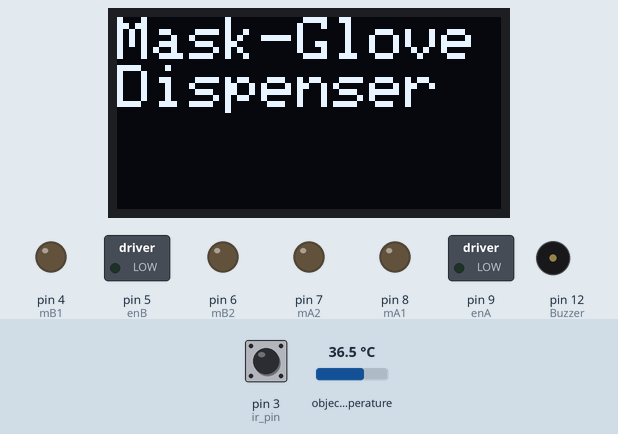
Recording of a sketch running on a simulated Arduino Uno, built with avr-gcc and run on an emulated ATmega328P. On the bench: 128×64 one-colour display, switched loads named in the sketch (green lamp = pin HIGH), output pins drawn as LEDs (lit = HIGH), buzzer (waves = sounding). The test bench sets the inputs (shaded band); at power-on: pin 3 (ir_pin) HIGH, object temperature 36.5 °C. What the sketch prints to the serial monitor is not drawn.

Above: at 1.2 s.
1.3 s: pin 3 (ir_pin) driven LOW
At 1.7 s:
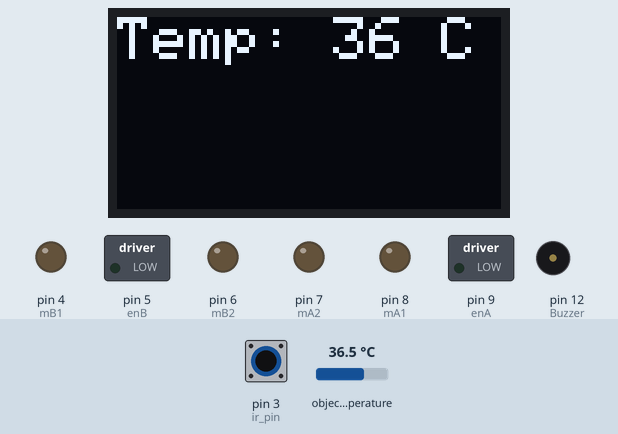
2.8 s: object temperature set to 37.6 °C
At 3.5 s:
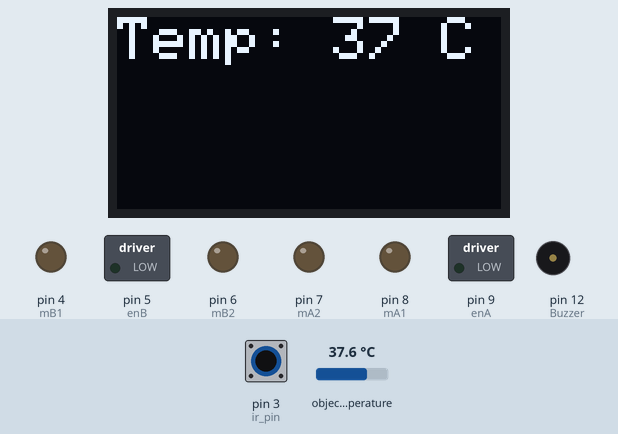
5.8 s: object temperature set to 38.4 °C
7.3 s: pin 3 (ir_pin) driven HIGH
At 8.5 s:
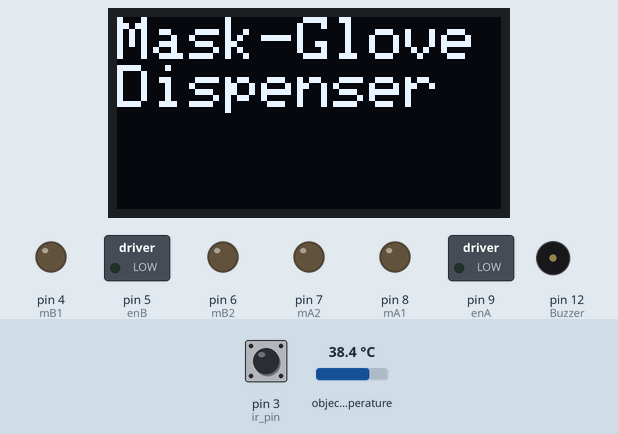
8.8 s: pin 3 (ir_pin) pulsed LOW 2 times (0.12 s each, 0.3 s apart)
At 13.4 s:
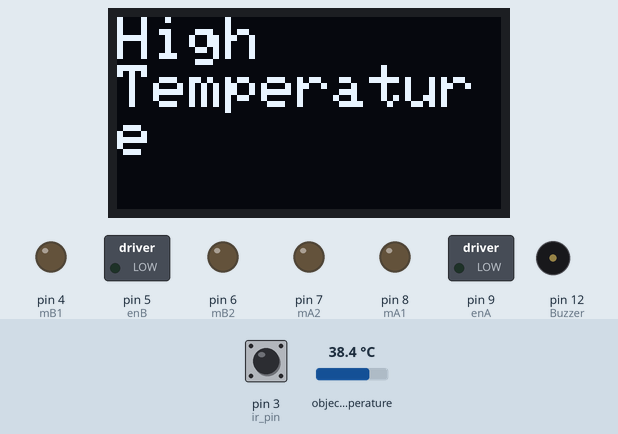
Timing chart, 0 to 14.9 s (numbered marks = the images above; inputs shaded):
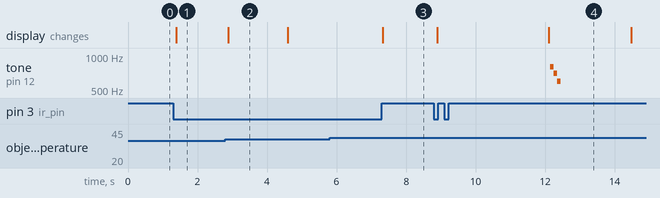

The sketch:

mask-glove-dispense.ino
```cpp
//Written on Fri Mar 05 by nannigalaxy
//Example for Gesture navigation with menu (Mask Glove Dispenser)

#include <Adafruit_APDS9960.h>
#include <Adafruit_SH1106.h>
#include <Adafruit_MLX90614.h>

Adafruit_MLX90614 temp = Adafruit_MLX90614();

Adafruit_APDS9960 apds;
Adafruit_SH1106 display(-1);

#define timeout 120
#define temp_time 40
#define temp_threshold 38
#define len 3
#define mSpeed 150

// symbol character hex
#define aup  0x1e
#define adown  0x1f
#define aright  0x10
#define aleft  0x11

//#### PINS #######

//ultrasonar
#define echoPin 10 // attach pin D5 Arduino to pin Echo of HC-SR04
#define trigPin 11 //attach pin D6 Arduino to pin Trig of HC-SR04
#define d_threshold 10 // distance detect in cm
int duration; // variable for the duration of sound wave travel
int distance; // variable for the distance measurement

//ir
#define ir_pin 3

// Motor A
#define enA  9
#define mA1  8
#define mA2  7
// Motor B
#define enB  5
#define mB1  4
#define mB2  6

//buzzer
#define Buzzer 12

//###### Global variables #######

uint8_t motors_en[] = {enA,enB};
uint8_t motors[] = {mA1,mA2,mB1,mB2};
bool temp_flag;
uint8_t fg;
uint8_t stock[] = {3,5}; //mask, glove
int ind;
uint8_t page_count=0;
int count=0;
String menu_option[] = {"Mask","Glove","Stock"};
String disp_option[] = {" Mask "," Glove "," Stock "," Menu "};
uint8_t state;

void setup() {
  Serial.begin(9600);
  temp.begin();
  pinMode(trigPin, OUTPUT); // Sets the trigPin as an OUTPUT
  pinMode(echoPin, INPUT); // Sets the echoPin as an INPUT
  pinMode(ir_pin, INPUT);
  display.begin(SH1106_SWITCHCAPVCC, 0x3C);
  display.clearDisplay();

  if(!apds.begin()){
    Serial.println("failed to initialize Gesture sensor! Please check your wiring.");
  }
  else Serial.println("Gesture sensor initialized!");

  //gesture mode will be entered once proximity mode senses something close
  apds.enableProximity(true);
  apds.enableGesture(true);

  pinMode(Buzzer,OUTPUT);

   // Set all the motor control pins to outputs
  pinMode(enA, OUTPUT);
  pinMode(enB, OUTPUT);
  pinMode(mA1, OUTPUT);
  pinMode(mA2, OUTPUT);
  pinMode(mB1, OUTPUT);
  pinMode(mB2, OUTPUT);
}

void loop() {
  fg=0;

  // distance sensor
  int d = digitalRead(ir_pin); //= ultra_distance();
  if(d==0){
  uint8_t currentMillis = 0;
  while(currentMillis<=temp_time){
    currentMillis++;
    temp_flag = check_temp();
  }
  if(temp_flag==1){
    default_disp(3,menu_option[0]);
   while(d==0){
      d = digitalRead(ir_pin);// = ultra_distance();
      uint8_t gesture = apds.readGesture();

  if(gesture == APDS9960_UP){
    if(page_count==0){
      count--;
      ind = count%len;
      ind = ind < 1 ? ind*(-1) : ind;
      state = uint8_t(ind);
      nav_select(0, menu_option[ind],3);
    }
    if(page_count==1 && state!=2){
      if(count>1){
        count--;
        nav_select(0, String(count),state);
      }
    }
  }

  if(gesture == APDS9960_DOWN) {
    if(page_count==0){
    count++;
    ind = count%len;
    ind = ind < 1 ? ind*(-1) : ind;
    state = uint8_t(ind);
    nav_select(2, menu_option[ind],3);
  }

      if(page_count==1 && state!=2){
        if(count<stock[state]){
          count++;
          nav_select(2, String(count),state);
        }
    }
  }

  if(gesture == APDS9960_LEFT) {
    if(page_count>0){
      page_count--;
      count=1;
      nav_select(3,"1",state);
    }
    if(page_count==0){
      default_disp(3,menu_option[state]);
    }


  }
  if(gesture == APDS9960_RIGHT){
      if(page_count==1){
        nav_select(1,String(count),state);
        fin_page(state,"Dispensing "+String(count));
        fg=1;
      }
      else if(page_count==0 && !(state==2) && fg==0){
        page_count++;
        count=1;
        nav_select(1,"1",state);
          if(page_count==1 && state!=2 && stock[state]==0){
            out_of_stock(state);
        }
      }
      if(state==2){
        // nav_select(1,"",state);
        stock_info();
      }
    }
  }
  disp_any("Mask-Glove\nDispenser",2);
   }
   else{
        // high temp
        disp_any("High\nTemperature",2);
        error_sound(1000);
        delay(1000);
  }
  }
disp_any("Mask-Glove\nDispenser",2);
}


// ######## Custom functions

//ultrasonic
int ultra_distance(){
  // Clears the trigPin condition
  digitalWrite(trigPin, LOW);
  delayMicroseconds(2);
  // Sets the trigPin HIGH (ACTIVE) for 10 microseconds
  digitalWrite(trigPin, HIGH);
  delayMicroseconds(10);
  digitalWrite(trigPin, LOW);
  // Reads the echoPin, returns the sound wave travel time in microseconds
  duration = pulseIn(echoPin, HIGH);
  // Calculating the distance
  distance = duration * 0.0343 / 2; // Speed of sound wave divided by 2 (go and back)
  return distance;
  }

//temperature check
byte check_temp(){
  byte t = temp.readObjectTempC();
  disp_any("Temp: "+ String(t) + " C",2);
  if(t>=temp_threshold){
    return 0;
    }
  else{
    return 1;
    }
  }

//display
void disp_any(String txt, uint8_t font){
  display.clearDisplay();
  display.setTextSize(font);
  display.setTextColor(WHITE);
  display.setCursor(0,0);
  display.print(txt);
  display.display();
  delay(50);
}
void default_disp(uint8_t opt, String str) {
  display.clearDisplay();
  display.setCursor(0,0);
  display.setTextSize(1);
  display.setTextColor(BLACK,WHITE);
  display.println(disp_option[opt]);
  display.setTextSize(2);
  display.setTextColor(WHITE);
  if(str.length()<3){
    display.setCursor(48,8);
  }
  else{
    display.setCursor(60-(str.length()*15/2),8);
  }
  display.println(" "+str+" ");

  display.setTextSize(1);
  display.setTextColor(WHITE);

  up_arrow();

  right_arrow();

  down_arrow();

  if(page_count!=0)  left_arrow();

  display.display();
  delay(100);
}

void left_arrow(){
display.setCursor(5,25);
  display.print(F(" BACK "));
  display.setCursor(0,25);
  display.write(aleft);
}
void right_arrow(){
  display.setCursor(94,25);
  display.print(F(" OK "));
  display.setCursor(115,25);
  display.write(aright);
}

void up_arrow(){
  display.setCursor(62,0);
  display.write(aup);
}
void down_arrow(){
  display.setCursor(62,27);
  display.write(adown);
}

void nav_select(int nav, String txt, uint8_t menu){
  display.setTextSize(1);
  display.setTextColor(BLACK,WHITE);

  switch(nav){
    case 0: display.setCursor(62,0);
            display.write(aup);
            break;

    case 1: display.setCursor(96,25);
            display.print(F(" OK "));
            display.setCursor(115,25);
            display.write(aright);
            break;

    case 2: display.setCursor(62,27);
            display.write(adown);
            break;

    case 3: display.setCursor(5,25);
            display.print(F(" BACK "));
            display.setCursor(0,25);
            display.write(aleft);
            break;
    }

  display.display();
  delay(200);
  default_disp(menu,txt);
  delay(600);
}

void fin_page(uint8_t opt, String str){
  display.clearDisplay();
  display.setCursor(0,0);
  display.setTextSize(1);
  display.setTextColor(BLACK, WHITE);
  display.println(disp_option[opt]);
  display.setTextColor(WHITE);
  display.setCursor(0,10);
  display.println(str);

  display.setTextColor(WHITE);

  left_arrow();

  display.display();
  dispense_item(state, count);
  count=0;
  page_count=0;
  default_disp(3,menu_option[0]);

}

void stock_info(){
  display.clearDisplay();
  display.setCursor(0,0);
  display.setTextSize(1);
  display.setTextColor(BLACK, WHITE);
  display.println(disp_option[2]);
  display.setTextSize(1);
  display.setTextColor(WHITE);
  display.setCursor(0,8);
  display.print("Mask: "+String(stock[0])+"\nGloves: "+String(stock[1]));

  display.setTextSize(1);
  display.setTextColor(WHITE);

  left_arrow();

  display.display();
  delay(100);
}

void out_of_stock(uint8_t opt){
  display.clearDisplay();
  display.setCursor(0,0);
  display.setTextSize(1);
  display.setTextColor(BLACK, WHITE);
  display.println(disp_option[opt]);
  display.setTextSize(1);
  display.setTextColor(WHITE);
  display.setCursor(0,8);
  display.print(F("Out of stock"));

  display.setTextSize(1);
  display.setTextColor(WHITE);

  left_arrow();

  display.display();
  delay(1500);
  count=0;
  page_count=0;
  default_disp(3,menu_option[0]);
}

//dispense and motor
void dispense_item(uint8_t item, uint8_t nos){
    stock[item] = stock[item] - nos;
    success_sound(0);
    // motor control
    motor_control(item);
}

void motor_control(uint8_t state){
  // Turn on motor m
  uint8_t m = state*2;
  digitalWrite(motors[m], HIGH);
  digitalWrite(motors[m+1], LOW);

  // Set speed to possible range 0~255
  analogWrite(motors_en[state], mSpeed);

  delay(500);
}

//buzzer
void error_sound(int dlay){
  tone(Buzzer,800);delay(100);
  tone(Buzzer,700);delay(100);
  tone(Buzzer,600);delay(100);
  noTone(Buzzer);
  delay(dlay);
  }

void success_sound(int dlay){
  tone(Buzzer,600);delay(100);
  tone(Buzzer,700);delay(100);
  tone(Buzzer,800);delay(100);
  noTone(Buzzer);
  delay(dlay);
  }
```

Measured:
- after the input at 1.3 s, the display: changes after 0.09 s (image 1)
- after the input at 2.8 s, the display: changes after 0.08 s (image 2)
- after the input at 5.8 s, every drawn part: stays the same
- after the input at 7.3 s, the display: changes at once (image 3)
- after the input at 8.8 s, tone on pin 12 (Buzzer): silent → 800 Hz after 3.4 s, → 700 Hz 0.10 s later, → 600 Hz 0.10 s later, → silent 0.10 s later; the display: first changes after 0.10 s (image 4 shows a later state)
- what the display in image 2 shows lasts 1.7 s, from 2.9 s to 4.6 s
